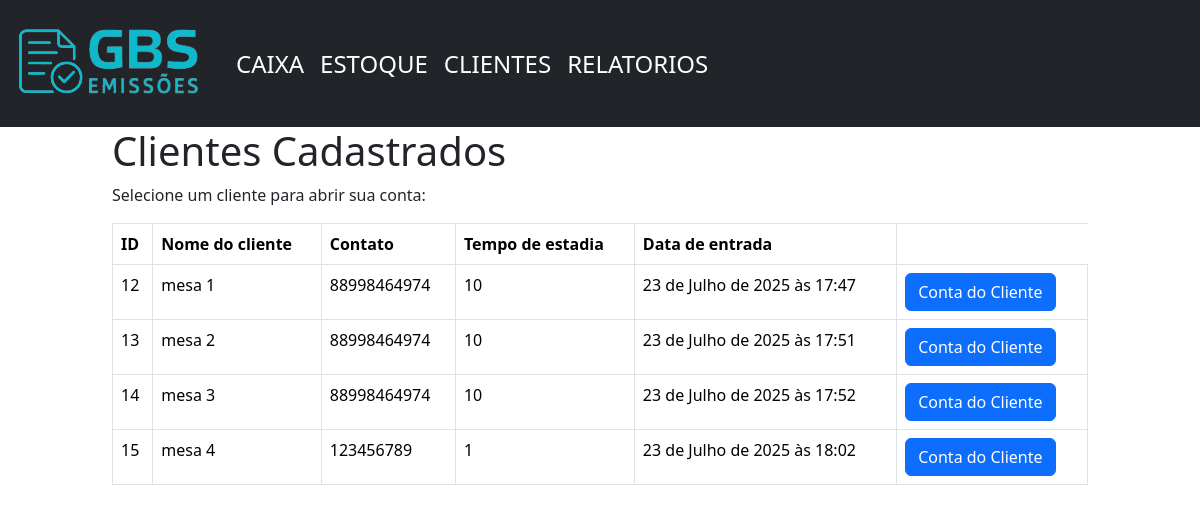
The app's page /caixa/ with its own data.
### home/models.py (models this page shows)
class clientes(models.Model):
    id_cliente = models.AutoField(primary_key=True, verbose_name='ID do cliente')
    nome_cliente = models.CharField(max_length=100, verbose_name='Nome do cliente')
    contato = models.CharField(max_length=11, blank=True, null=True, verbose_name='telefone celular')
    tempo_estadia = models.IntegerField(verbose_name='Tempo de estadia')
    created_cad = models.DateTimeField(auto_now_add=True, null=True)
    update_cad = models.DateTimeField(auto_now=True)

### home/views.py (the view)
# urls.py: path('caixa/', views.caixa, name='caixa'),
def caixa(request):
    todos_clientes = clientes.objects.all()
    lista = {
        'dados_cliente': todos_clientes
    }
    return render(request, 'visual/caixa.html', lista)

### home/templates/visual/caixa.html (shortened to what this page needs)
{% extends 'visual/base.html' %}
{% block conteudo %}
<div class="offset-1 col-10 list-div">
    <div class="container">
        <h1>Clientes Cadastrados</h1>
        <p>Selecione um cliente para abrir sua conta:</p>
        <table class="table table-bordered table-hover">
            <thead>
                <tr>
                    <th>ID</th>
                    <th>Nome do cliente</th>
                    <th>Contato</th>
                    <th>Tempo de estadia</th>
                    <th>Data de entrada</th>
                </tr>
            </thead>
            <tbody>
                {% for clientes in dados_cliente %}
                <tr>
                    <td>{{ clientes.id_cliente }}</td>
                    <td>{{ clientes.nome_cliente }}</td>
                    <td>{{ clientes.contato }}</td>
                    <td>{{ clientes.tempo_estadia }}</td>
                    <td>{{ clientes.created_cad }}</td>
                    <td>
                        <a href="/caixa/{{clientes.id_cliente}}"><button type="button" class="btn btn-primary">
                                Conta do Cliente
                            </button></a>
                    </td>
                </tr>
                {% endfor %}
            </tbody>
        </table>
    </div>
</div>
{% endblock %}

### records on screen
clientes: id_cliente "12", nome_cliente "mesa 1", contato "88998464974", tempo_estadia "10", created_cad "23 de Julho de 2025 às 17:47"
clientes: id_cliente "13", nome_cliente "mesa 2", contato "88998464974", tempo_estadia "10", created_cad "23 de Julho de 2025 às 17:51"
clientes: id_cliente "14", nome_cliente "mesa 3", contato "88998464974", tempo_estadia "10", created_cad "23 de Julho de 2025 às 17:52"
clientes: id_cliente "15", nome_cliente "mesa 4", contato "123456789", tempo_estadia "1", created_cad "23 de Julho de 2025 às 18:02"
